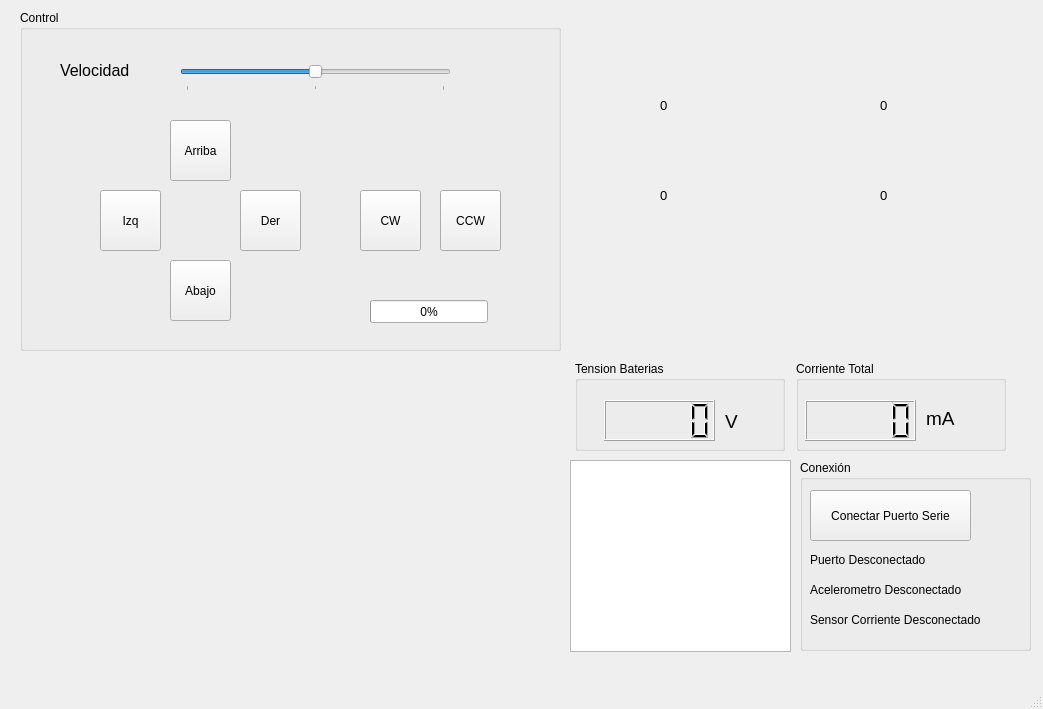
<?xml version="1.0" encoding="UTF-8"?>
<ui version="4.0">
 <class>MainWindow</class>
 <widget class="QMainWindow" name="MainWindow">
  <property name="geometry">
   <rect>
    <x>0</x>
    <y>0</y>
    <width>1043</width>
    <height>709</height>
   </rect>
  </property>
  <property name="windowTitle">
   <string>MainWindow</string>
  </property>
  <widget class="QWidget" name="centralwidget">
   <widget class="QGroupBox" name="groupBox">
    <property name="geometry">
     <rect>
      <x>800</x>
      <y>460</y>
      <width>231</width>
      <height>191</height>
     </rect>
    </property>
    <property name="title">
     <string>Conexión</string>
    </property>
    <widget class="QPushButton" name="button_conectarPuertoSerie">
     <property name="geometry">
      <rect>
       <x>10</x>
       <y>30</y>
       <width>161</width>
       <height>51</height>
      </rect>
     </property>
     <property name="text">
      <string>Conectar Puerto Serie</string>
     </property>
    </widget>
    <widget class="QLabel" name="label_puertoSerieAbierto">
     <property name="geometry">
      <rect>
       <x>10</x>
       <y>90</y>
       <width>161</width>
       <height>20</height>
      </rect>
     </property>
     <property name="text">
      <string>Puerto Desconectado</string>
     </property>
    </widget>
    <widget class="QLabel" name="label_puertoSerieAbierto_2">
     <property name="geometry">
      <rect>
       <x>10</x>
       <y>120</y>
       <width>191</width>
       <height>20</height>
      </rect>
     </property>
     <property name="text">
      <string>Acelerometro Desconectado</string>
     </property>
    </widget>
    <widget class="QLabel" name="label_puertoSerieAbierto_3">
     <property name="geometry">
      <rect>
       <x>10</x>
       <y>150</y>
       <width>211</width>
       <height>20</height>
      </rect>
     </property>
     <property name="text">
      <string>Sensor Corriente Desconectado</string>
     </property>
    </widget>
   </widget>
   <widget class="QGroupBox" name="groupBox_2">
    <property name="geometry">
     <rect>
      <x>20</x>
      <y>10</y>
      <width>541</width>
      <height>341</height>
     </rect>
    </property>
    <property name="title">
     <string>Control</string>
    </property>
    <widget class="QLabel" name="label">
     <property name="geometry">
      <rect>
       <x>40</x>
       <y>40</y>
       <width>111</width>
       <height>41</height>
      </rect>
     </property>
     <property name="font">
      <font>
       <pointsize>12</pointsize>
      </font>
     </property>
     <property name="text">
      <string>Velocidad</string>
     </property>
    </widget>
    <widget class="QLabel" name="label_velocidad">
     <property name="geometry">
      <rect>
       <x>460</x>
       <y>40</y>
       <width>63</width>
       <height>31</height>
      </rect>
     </property>
     <property name="text">
      <string/>
     </property>
    </widget>
    <widget class="QPushButton" name="button_up">
     <property name="geometry">
      <rect>
       <x>150</x>
       <y>110</y>
       <width>61</width>
       <height>61</height>
      </rect>
     </property>
     <property name="text">
      <string>Arriba</string>
     </property>
    </widget>
    <widget class="QPushButton" name="button_left">
     <property name="geometry">
      <rect>
       <x>80</x>
       <y>180</y>
       <width>61</width>
       <height>61</height>
      </rect>
     </property>
     <property name="text">
      <string>Izq</string>
     </property>
    </widget>
    <widget class="QPushButton" name="button_right">
     <property name="geometry">
      <rect>
       <x>220</x>
       <y>180</y>
       <width>61</width>
       <height>61</height>
      </rect>
     </property>
     <property name="text">
      <string>Der</string>
     </property>
    </widget>
    <widget class="QPushButton" name="button_cw">
     <property name="geometry">
      <rect>
       <x>340</x>
       <y>180</y>
       <width>61</width>
       <height>61</height>
      </rect>
     </property>
     <property name="text">
      <string>CW</string>
     </property>
    </widget>
    <widget class="QPushButton" name="button_ccw">
     <property name="geometry">
      <rect>
       <x>420</x>
       <y>180</y>
       <width>61</width>
       <height>61</height>
      </rect>
     </property>
     <property name="text">
      <string>CCW</string>
     </property>
    </widget>
    <widget class="QPushButton" name="button_down">
     <property name="geometry">
      <rect>
       <x>150</x>
       <y>250</y>
       <width>61</width>
       <height>61</height>
      </rect>
     </property>
     <property name="text">
      <string>Abajo</string>
     </property>
    </widget>
    <widget class="QProgressBar" name="progressBar_rampaVel">
     <property name="geometry">
      <rect>
       <x>350</x>
       <y>290</y>
       <width>118</width>
       <height>23</height>
      </rect>
     </property>
     <property name="value">
      <number>0</number>
     </property>
    </widget>
    <widget class="QSlider" name="slider_vel_ref">
     <property name="geometry">
      <rect>
       <x>160</x>
       <y>50</y>
       <width>271</width>
       <height>31</height>
      </rect>
     </property>
     <property name="minimum">
      <number>-100</number>
     </property>
     <property name="maximum">
      <number>100</number>
     </property>
     <property name="value">
      <number>0</number>
     </property>
     <property name="sliderPosition">
      <number>0</number>
     </property>
     <property name="orientation">
      <enum>Qt::Horizontal</enum>
     </property>
     <property name="tickPosition">
      <enum>QSlider::TicksBelow</enum>
     </property>
     <property name="tickInterval">
      <number>100</number>
     </property>
    </widget>
   </widget>
   <widget class="QWidget" name="gridLayoutWidget_2">
    <property name="geometry">
     <rect>
      <x>570</x>
      <y>360</y>
      <width>441</width>
      <height>92</height>
     </rect>
    </property>
    <layout class="QGridLayout" name="gridLayout_2">
     <item row="0" column="1">
      <widget class="QGroupBox" name="groupBox_9">
       <property name="sizePolicy">
        <sizepolicy hsizetype="Maximum" vsizetype="Maximum">
         <horstretch>0</horstretch>
         <verstretch>0</verstretch>
        </sizepolicy>
       </property>
       <property name="minimumSize">
        <size>
         <width>210</width>
         <height>90</height>
        </size>
       </property>
       <property name="title">
        <string>Corriente Total</string>
       </property>
       <widget class="QLCDNumber" name="lcd_i_m">
        <property name="geometry">
         <rect>
          <x>9</x>
          <y>39</y>
          <width>111</width>
          <height>41</height>
         </rect>
        </property>
        <property name="sizePolicy">
         <sizepolicy hsizetype="Maximum" vsizetype="Maximum">
          <horstretch>0</horstretch>
          <verstretch>0</verstretch>
         </sizepolicy>
        </property>
        <property name="minimumSize">
         <size>
          <width>0</width>
          <height>0</height>
         </size>
        </property>
        <property name="intValue" stdset="0">
         <number>0</number>
        </property>
       </widget>
       <widget class="QLabel" name="label_12">
        <property name="geometry">
         <rect>
          <x>130</x>
          <y>35</y>
          <width>50</width>
          <height>45</height>
         </rect>
        </property>
        <property name="sizePolicy">
         <sizepolicy hsizetype="Maximum" vsizetype="Maximum">
          <horstretch>0</horstretch>
          <verstretch>0</verstretch>
         </sizepolicy>
        </property>
        <property name="minimumSize">
         <size>
          <width>50</width>
          <height>45</height>
         </size>
        </property>
        <property name="font">
         <font>
          <pointsize>14</pointsize>
         </font>
        </property>
        <property name="text">
         <string>mA</string>
        </property>
       </widget>
      </widget>
     </item>
     <item row="0" column="0">
      <widget class="QGroupBox" name="groupBox_8">
       <property name="sizePolicy">
        <sizepolicy hsizetype="Maximum" vsizetype="Maximum">
         <horstretch>0</horstretch>
         <verstretch>0</verstretch>
        </sizepolicy>
       </property>
       <property name="minimumSize">
        <size>
         <width>210</width>
         <height>90</height>
        </size>
       </property>
       <property name="title">
        <string>Tension Baterias</string>
       </property>
       <widget class="QLCDNumber" name="lcd_vbat">
        <property name="geometry">
         <rect>
          <x>29</x>
          <y>39</y>
          <width>111</width>
          <height>41</height>
         </rect>
        </property>
        <property name="sizePolicy">
         <sizepolicy hsizetype="Maximum" vsizetype="Maximum">
          <horstretch>0</horstretch>
          <verstretch>0</verstretch>
         </sizepolicy>
        </property>
        <property name="minimumSize">
         <size>
          <width>0</width>
          <height>0</height>
         </size>
        </property>
        <property name="intValue" stdset="0">
         <number>0</number>
        </property>
       </widget>
       <widget class="QLabel" name="label_4">
        <property name="geometry">
         <rect>
          <x>150</x>
          <y>40</y>
          <width>50</width>
          <height>40</height>
         </rect>
        </property>
        <property name="sizePolicy">
         <sizepolicy hsizetype="Maximum" vsizetype="Maximum">
          <horstretch>0</horstretch>
          <verstretch>0</verstretch>
         </sizepolicy>
        </property>
        <property name="minimumSize">
         <size>
          <width>50</width>
          <height>40</height>
         </size>
        </property>
        <property name="font">
         <font>
          <pointsize>14</pointsize>
         </font>
        </property>
        <property name="text">
         <string>V</string>
        </property>
       </widget>
      </widget>
     </item>
    </layout>
   </widget>
   <widget class="QTextBrowser" name="textBrowser_terminal">
    <property name="geometry">
     <rect>
      <x>570</x>
      <y>460</y>
      <width>221</width>
      <height>192</height>
     </rect>
    </property>
   </widget>
   <widget class="QLabel" name="label_ImagenRobot">
    <property name="geometry">
     <rect>
      <x>640</x>
      <y>50</y>
      <width>311</width>
      <height>201</height>
     </rect>
    </property>
    <property name="text">
     <string/>
    </property>
   </widget>
   <widget class="QLabel" name="label_u_ref_1">
    <property name="geometry">
     <rect>
      <x>660</x>
      <y>90</y>
      <width>51</width>
      <height>31</height>
     </rect>
    </property>
    <property name="font">
     <font>
      <pointsize>10</pointsize>
     </font>
    </property>
    <property name="text">
     <string>0</string>
    </property>
   </widget>
   <widget class="QLabel" name="label_u_ref_4">
    <property name="geometry">
     <rect>
      <x>660</x>
      <y>180</y>
      <width>51</width>
      <height>31</height>
     </rect>
    </property>
    <property name="font">
     <font>
      <pointsize>10</pointsize>
     </font>
    </property>
    <property name="text">
     <string>0</string>
    </property>
   </widget>
   <widget class="QLabel" name="label_u_ref_2">
    <property name="geometry">
     <rect>
      <x>880</x>
      <y>90</y>
      <width>51</width>
      <height>31</height>
     </rect>
    </property>
    <property name="font">
     <font>
      <pointsize>10</pointsize>
     </font>
    </property>
    <property name="text">
     <string>0</string>
    </property>
   </widget>
   <widget class="QLabel" name="label_u_ref_3">
    <property name="geometry">
     <rect>
      <x>880</x>
      <y>180</y>
      <width>51</width>
      <height>31</height>
     </rect>
    </property>
    <property name="font">
     <font>
      <pointsize>10</pointsize>
     </font>
    </property>
    <property name="text">
     <string>0</string>
    </property>
   </widget>
   <widget class="QWidget" name="grafico_accel" native="true">
    <property name="geometry">
     <rect>
      <x>20</x>
      <y>360</y>
      <width>541</width>
      <height>281</height>
     </rect>
    </property>
   </widget>
  </widget>
  <widget class="QMenuBar" name="menubar">
   <property name="geometry">
    <rect>
     <x>0</x>
     <y>0</y>
     <width>1043</width>
     <height>25</height>
    </rect>
   </property>
  </widget>
  <widget class="QStatusBar" name="statusbar"/>
 </widget>
 <resources/>
 <connections/>
</ui>
